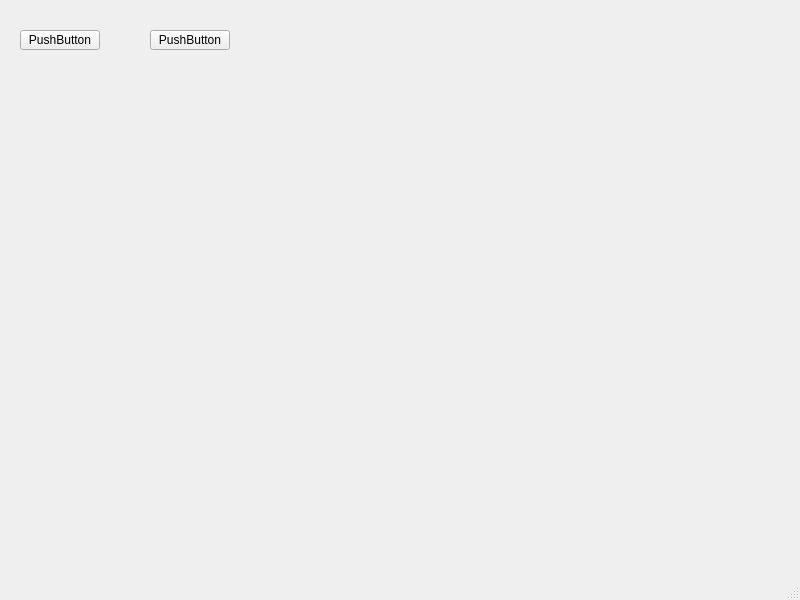
<?xml version="1.0" encoding="UTF-8"?>
<ui version="4.0">
 <class>MainWindow</class>
 <widget class="QMainWindow" name="MainWindow">
  <property name="geometry">
   <rect>
    <x>0</x>
    <y>0</y>
    <width>800</width>
    <height>600</height>
   </rect>
  </property>
  <property name="windowTitle">
   <string>MainWindow</string>
  </property>
  <widget class="QWidget" name="centralwidget">
   <widget class="QPushButton" name="pushButton">
    <property name="geometry">
     <rect>
      <x>20</x>
      <y>30</y>
      <width>80</width>
      <height>20</height>
     </rect>
    </property>
    <property name="text">
     <string>PushButton</string>
    </property>
   </widget>
   <widget class="QPushButton" name="pushButton_2">
    <property name="geometry">
     <rect>
      <x>150</x>
      <y>30</y>
      <width>80</width>
      <height>20</height>
     </rect>
    </property>
    <property name="text">
     <string>PushButton</string>
    </property>
   </widget>
  </widget>
  <widget class="QMenuBar" name="menubar">
   <property name="geometry">
    <rect>
     <x>0</x>
     <y>0</y>
     <width>800</width>
     <height>21</height>
    </rect>
   </property>
  </widget>
  <widget class="QStatusBar" name="statusbar"/>
 </widget>
 <resources/>
 <connections/>
</ui>
